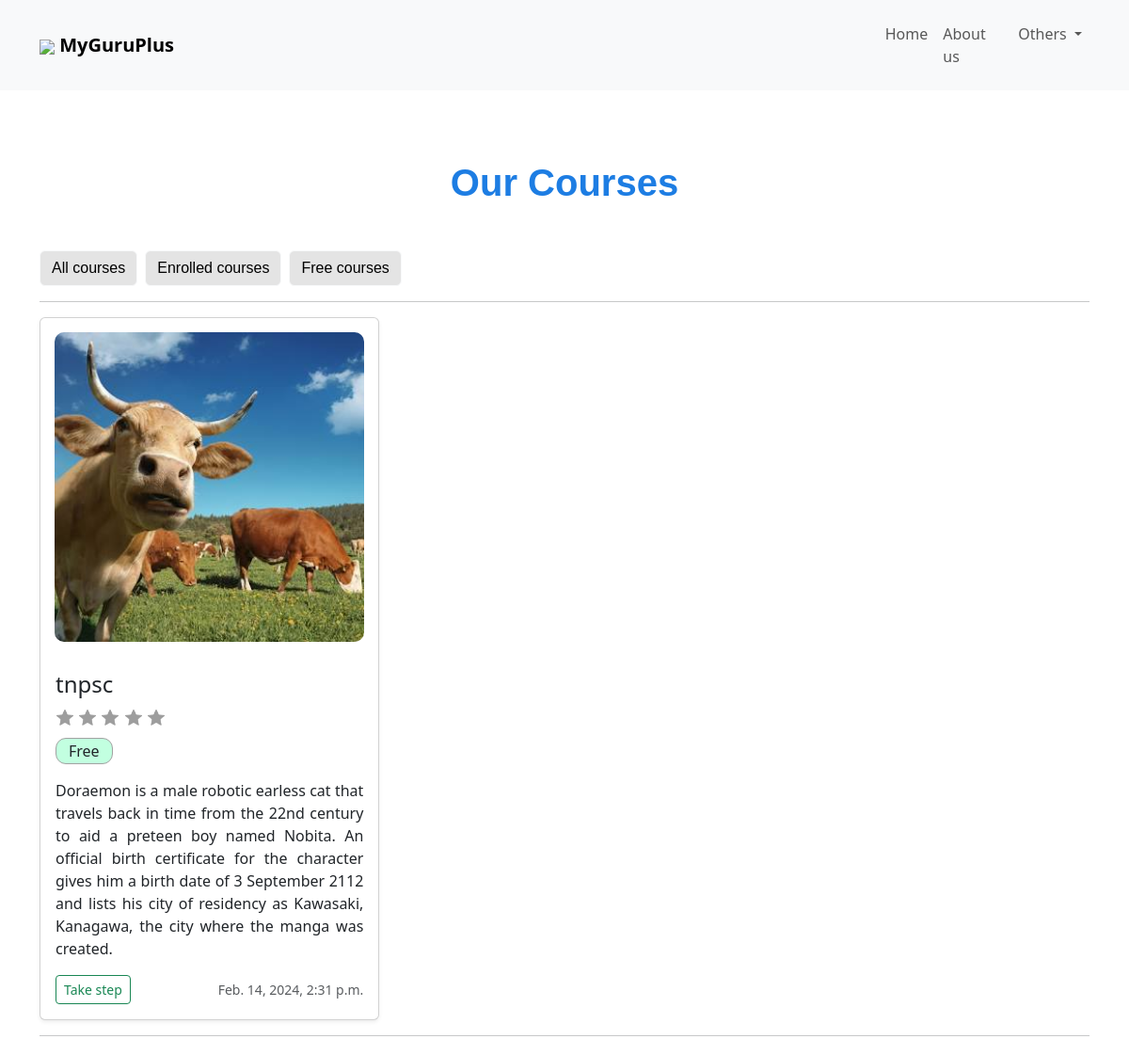
Screenshot of /view_course/root/free with the database file from the repository.
### base/models.py (models this page shows)
class FolderManager(models.Model):
    id = models.AutoField(primary_key=True)
    user_id = models.ForeignKey(User, on_delete=models.CASCADE)
    FolderName = models.CharField(max_length=255, unique=True)
    category = models.CharField(max_length=50)
    path = models.CharField(max_length=400)
    cost = models.IntegerField(default=0)
    validity_days = models.IntegerField(default=30)
    FolderImage = models.FileField(upload_to='Folder_profile_img/')
    description = models.TextField(default="No description is provided for this course", null=True, blank=True)
    updated_date = models.DateTimeField(auto_now=True)
    last_updated_date = models.DateTimeField(auto_now=True)

### base/views/UserView.py (the view, shortened to what this page needs)
# urls.py: path('view_course/<str:path>/<str:type>', free_courses, name='view_course'),
def free_courses(request, path, type):
    folders = FolderManager.objects.filter(path=path).order_by('FolderName')
    rating = {}
    for i in folders:
        average_rating = Rating.calculate_average_rating(category=i.category)
        rating[i.category] = average_rating
        print(average_rating)
    if type == 'free':
        folders = FolderManager.objects.filter(path=path, cost=0).order_by('FolderName')
    return render(request, 'UserView/ListCourse.html', {'path':path,'path_alter':path.replace(".", "/"), 'premium': folders, 'star':[1,2,3,4,5],})

### base/models.py (called while the page is built)
    @classmethod
    def calculate_average_rating(cls, category):
        ratings = cls.objects.filter(category=category)
        if ratings:
            average_rating = sum(rating.rating for rating in ratings) / len(ratings)
            return round(average_rating, 1)  # Round to one decimal place
        else:
            return None

### templates/UserView/ListCourse.html (shortened to what this page needs)
<!DOCTYPE html>
<html lang="en">
<head>
	<link href="https://cdn.jsdelivr.net/npm/bootstrap@5.3.0-alpha3/dist/css/bootstrap.min.css" rel="stylesheet"
>
</head>
<body>
		<nav class="navbar bg-body-tertiary">
			<div class="container">
				<nav class="navbar navbar-expand-lg navbar-light bg-light justify-content-between" style="    width: 100%;">
					<div style="display: flex; flex-direction: row; justify-content: space-between; width: 100%; align-items: center;">
						<div class="navbar-brand">
							<img style="width:35px" src="https://github.com/NagiPragalathan/GeeksforGeeks_files/blob/main/MYGURUPLUS_LOGO.png?raw=true" />
							<a  href="{% url 'home' %}" class="navbar-brand" style="font-weight: bold;">MyGuruPlus</a>
						</div>
					</div>
					<div class="collapse navbar-collapse" id="navbarSupportedContent">
						<ul class="navbar-nav mr-auto">
							<li class="nav-item active">
								<a class="nav-link" href="{% url 'home' %}">Home</a>
							</li>
							<li class="nav-item">
								<a class="nav-link" href="{% url 'about_us' %}" style="width: 80px;">About us</a>
							</li>
							<li class="nav-item dropdown">
								<a class="nav-link dropdown-toggle" href="#" id="navbarDropdown" role="button" data-toggle="dropdown" aria-haspopup="true" aria-expanded="false">
									Others
								</a>
							</li>
						</ul>
					</div>
				</nav>
			</div>
		</nav>
			<button class="navbar-toggler" type="button" data-bs-toggle="collapse"
				data-bs-target="#navbarSupportedContent" aria-controls="navbarSupportedContent" aria-expanded="false"
				aria-label="Toggle navigation">
				<span class="navbar-toggler-icon"></span>
			</button>
	<h1 class="display-4 text-center my-5" style="font-size: 40px;font-family: Helvetica, Sans-serif;color: #1d7de3;border: black;font-weight: 800;">Our Courses</h1>
	<div class="container">
		<div class="d-flex">
			<a class="btn btn-light me-2" style="font-family: Helvetica,Sans-serif;color:black; background: #e4e4e4;" href="{% url 'list_course' path %}">All courses</a>
			<a class="btn btn-light me-2" style="font-family: Helvetica,Sans-serif;color:black; background: #e4e4e4;" href="{% url 'view_course' path=path type='enrolled' %}" >Enrolled courses</a>
			<a class="btn btn-light me-2" style="font-family: Helvetica,Sans-serif;color:black; background: #e4e4e4;" href="{% url 'view_course' path=path type='free' %}" >Free courses</a>
		</div>
		<hr/>
	</div>
	<div class="container" style="margin-bottom: 20px;">
        <div class="row row-cols-1 row-cols-sm-1 row-cols-md-2 row-cols-lg-3 g-3">
			{% for i in premium %}
            <div class="col">
                <div class="card shadow-sm h-100">
						<img src="{{ i.FolderImage.url }}" style="padding: 15px; border-radius: 25px;" />
                    <div class="card-body d-flex flex-column">
                        <h4>{{ i.FolderName }}</h4>
						<div class="rating-container" style="margin-bottom: 10px;">
							{% for j in star %}
								{% if j > i.rating %}
									<span class="star" id="star-{{ j }}" data-rating="{{ i.rating }}" style="color: transparent;text-shadow: 0 0 0 #9d9d9d;">⭐</span>
								{% elif i.rating != None %}
									<span class="star" id="star-{{ j }}" data-rating="{{ i.rating }}">⭐</span>
								{% else %}
									<span class="star" id="star-{{ j }}" data-rating="{{ i.rating }}" style="color: transparent;text-shadow: 0 0 0 #9d9d9d;">⭐</span>
								{% endif %}
							{% endfor %}
						</div>
						{% if i.cost == 0 %}
                        <p class="card-text" style="border: 1px solid #a2a2a2; width: fit-content; padding: 1px 13px; background: #c2ffe0; border-radius: 11px;">Free</p>
						{% endif %}
                        <p class="card-text" style="text-align: justify;">{{ i.description }}</p>
                        <div class="d-flex justify-content-between align-items-center mt-auto">
                            <div class="btn-group">
                                	<a href="/list_course/root.{{ i.FolderName }}" type="button" class="btn btn-sm btn-outline-success">Take step</a>
                            </div>
                            <small class="text-body-secondary">{{ i.updated_date }}</small>
                        </div>
                    </div>
                </div>
            </div>
            {% endfor %}
		</div>
		<hr>
</body>
</html>

### rows the page displays
FolderManager: FolderImage (picture), FolderName "tnpsc", cost "Free", description "Doraemon is a male robotic earless cat that travels back in time from the 22nd century to aid a preteen boy named Nobita. An official birth certificate for the character gives him a birth date of 3 September 2112 and lists his city of residency as Kawasaki, Kanagawa, the city where the manga was created.", updated_date "Feb. 14, 2024, 2:31 p.m."
